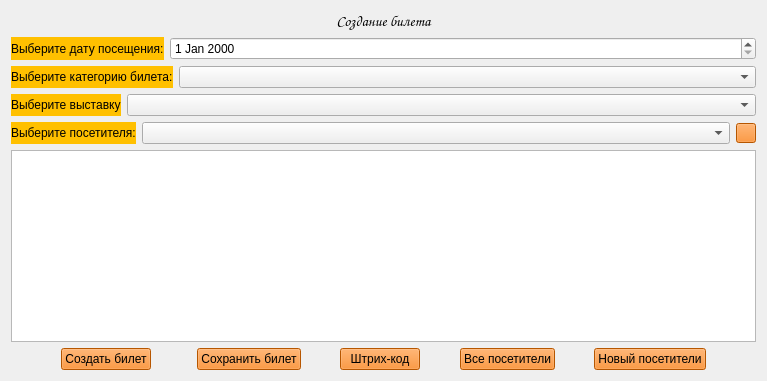
        <widget class="QWidget" name="page_3_not_for_admin">
         <layout class="QVBoxLayout" name="verticalLayout_8">
          <item>
           <layout class="QVBoxLayout" name="verticalLayout_6">
            <item>
             <widget class="QLabel" name="label_6">
              <property name="font">
               <font>
                <family>Comic Sans MS</family>
                <pointsize>11</pointsize>
                <weight>50</weight>
                <italic>false</italic>
                <bold>false</bold>
               </font>
              </property>
              <property name="styleSheet">
               <string notr="true">font: 11pt &quot;Comic Sans MS&quot;;</string>
              </property>
              <property name="text">
               <string>Создание билета</string>
              </property>
              <property name="alignment">
               <set>Qt::AlignCenter</set>
              </property>
             </widget>
            </item>
            <item>
             <layout class="QHBoxLayout" name="horizontalLayout_8" stretch="0,100">
              <item>
               <widget class="QLabel" name="label_15">
                <property name="styleSheet">
                 <string notr="true">font: 9pt &quot;Comic Sans MS&quot;;
background-color: rgb(255,192,0);</string>
                </property>
                <property name="text">
                 <string>Выберите дату посещения:</string>
                </property>
               </widget>
              </item>
              <item>
               <widget class="QDateEdit" name="dateOfVisit"/>
              </item>
             </layout>
            </item>
            <item>
             <layout class="QHBoxLayout" name="horizontalLayout_11" stretch="1,10">
              <item>
               <widget class="QLabel" name="label_8">
                <property name="styleSheet">
                 <string notr="true">font: 9pt &quot;Comic Sans MS&quot;;
background-color: rgb(255,192,0);</string>
                </property>
                <property name="text">
                 <string>Выберите категорию билета:</string>
                </property>
               </widget>
              </item>
              <item>
               <widget class="QComboBox" name="comboBox_type_ticket"/>
              </item>
             </layout>
            </item>
            <item>
             <layout class="QHBoxLayout" name="horizontalLayout_18" stretch="0,100">
              <item>
               <widget class="QLabel" name="label_16">
                <property name="styleSheet">
                 <string notr="true">font: 9pt &quot;Comic Sans MS&quot;;
background-color: rgb(255,192,0);</string>
                </property>
                <property name="text">
                 <string>Выберите выставку</string>
                </property>
               </widget>
              </item>
              <item>
               <widget class="QComboBox" name="comboBox_expositions"/>
              </item>
             </layout>
            </item>
            <item>
             <layout class="QHBoxLayout" name="horizontalLayout_12" stretch="1,100,0">
              <item>
               <widget class="QLabel" name="label_9">
                <property name="styleSheet">
                 <string notr="true">font: 9pt &quot;Comic Sans MS&quot;;
background-color: rgb(255,192,0);</string>
                </property>
                <property name="text">
                 <string>Выберите посетителя:</string>
                </property>
               </widget>
              </item>
              <item>
               <widget class="QComboBox" name="comboBox_visiters"/>
              </item>
              <item>
               <widget class="QPushButton" name="btn_plus">
                <property name="maximumSize">
                 <size>
                  <width>20</width>
                  <height>20</height>
                 </size>
                </property>
                <property name="styleSheet">
                 <string notr="true">background-color: rgb(255,121,0);</string>
                </property>
                <property name="text">
                 <string/>
                </property>
                <property name="icon">
                 <iconset>
                  <normaloff>img/Добавить.png</normaloff>img/Добавить.png</iconset>
                </property>
                <property name="iconSize">
                 <size>
                  <width>20</width>
                  <height>20</height>
                 </size>
                </property>
                <property name="checkable">
                 <bool>false</bool>
                </property>
                <property name="checked">
                 <bool>false</bool>
                </property>
                <property name="autoRepeat">
                 <bool>false</bool>
                </property>
                <property name="autoExclusive">
                 <bool>false</bool>
                </property>
               </widget>
              </item>
             </layout>
            </item>
            <item>
             <widget class="QListWidget" name="add_new_ticket">
              <property name="iconSize">
               <size>
                <width>500</width>
                <height>151</height>
               </size>
              </property>
              <property name="selectionRectVisible">
               <bool>true</bool>
              </property>
             </widget>
            </item>
            <item>
             <layout class="QHBoxLayout" name="horizontalLayout_13" stretch="3,1,0,0,2,1,2,1,2,1,3">
              <item>
               <spacer name="horizontalSpacer_7">
                <property name="orientation">
                 <enum>Qt::Horizontal</enum>
                </property>
                <property name="sizeHint" stdset="0">
                 <size>
                  <width>40</width>
                  <height>20</height>
                 </size>
                </property>
               </spacer>
              </item>
              <item>
               <widget class="QPushButton" name="btn_new_ticket">
                <property name="styleSheet">
                 <string notr="true">background-color: rgb(255,121,0);
font: 9pt &quot;Comic Sans MS&quot;;</string>
                </property>
                <property name="text">
                 <string>Создать билет</string>
                </property>
               </widget>
              </item>
              <item>
               <spacer name="horizontalSpacer_17">
                <property name="orientation">
                 <enum>Qt::Horizontal</enum>
                </property>
                <property name="sizeHint" stdset="0">
                 <size>
                  <width>40</width>
                  <height>20</height>
                 </size>
                </property>
               </spacer>
              </item>
              <item>
               <widget class="QPushButton" name="btn_save_ticket">
                <property name="styleSheet">
                 <string notr="true">background-color: rgb(255,121,0);
font: 9pt &quot;Comic Sans MS&quot;;</string>
                </property>
                <property name="text">
                 <string>Сохранить билет</string>
                </property>
               </widget>
              </item>
              <item>
               <spacer name="horizontalSpacer_10">
                <property name="orientation">
                 <enum>Qt::Horizontal</enum>
                </property>
                <property name="sizeHint" stdset="0">
                 <size>
                  <width>40</width>
                  <height>20</height>
                 </size>
                </property>
               </spacer>
              </item>
              <item>
               <widget class="QPushButton" name="btn_code">
                <property name="styleSheet">
                 <string notr="true">background-color: rgb(255,121,0);
font: 9pt &quot;Comic Sans MS&quot;;</string>
                </property>
                <property name="text">
                 <string>Штрих-код</string>
                </property>
               </widget>
              </item>
              <item>
               <spacer name="horizontalSpacer_12">
                <property name="orientation">
                 <enum>Qt::Horizontal</enum>
                </property>
                <property name="sizeHint" stdset="0">
                 <size>
                  <width>40</width>
                  <height>20</height>
                 </size>
                </property>
               </spacer>
              </item>
              <item>
               <widget class="QPushButton" name="btn_all_visiters">
                <property name="styleSheet">
                 <string notr="true">background-color: rgb(255,121,0);
font: 9pt &quot;Comic Sans MS&quot;;</string>
                </property>
                <property name="text">
                 <string>Все посетители</string>
                </property>
               </widget>
              </item>
              <item>
               <spacer name="horizontalSpacer_9">
                <property name="orientation">
                 <enum>Qt::Horizontal</enum>
                </property>
                <property name="sizeHint" stdset="0">
                 <size>
                  <width>40</width>
                  <height>20</height>
                 </size>
                </property>
               </spacer>
              </item>
              <item>
               <widget class="QPushButton" name="btn_new_visiter">
                <property name="styleSheet">
                 <string notr="true">background-color: rgb(255,121,0);
font: 9pt &quot;Comic Sans MS&quot;;</string>
                </property>
                <property name="text">
                 <string>Новый посетители</string>
                </property>
               </widget>
              </item>
              <item>
               <spacer name="horizontalSpacer_8">
                <property name="orientation">
                 <enum>Qt::Horizontal</enum>
                </property>
                <property name="sizeHint" stdset="0">
                 <size>
                  <width>40</width>
                  <height>20</height>
                 </size>
                </property>
               </spacer>
              </item>
             </layout>
            </item>
           </layout>
          </item>
         </layout>
        </widget>
